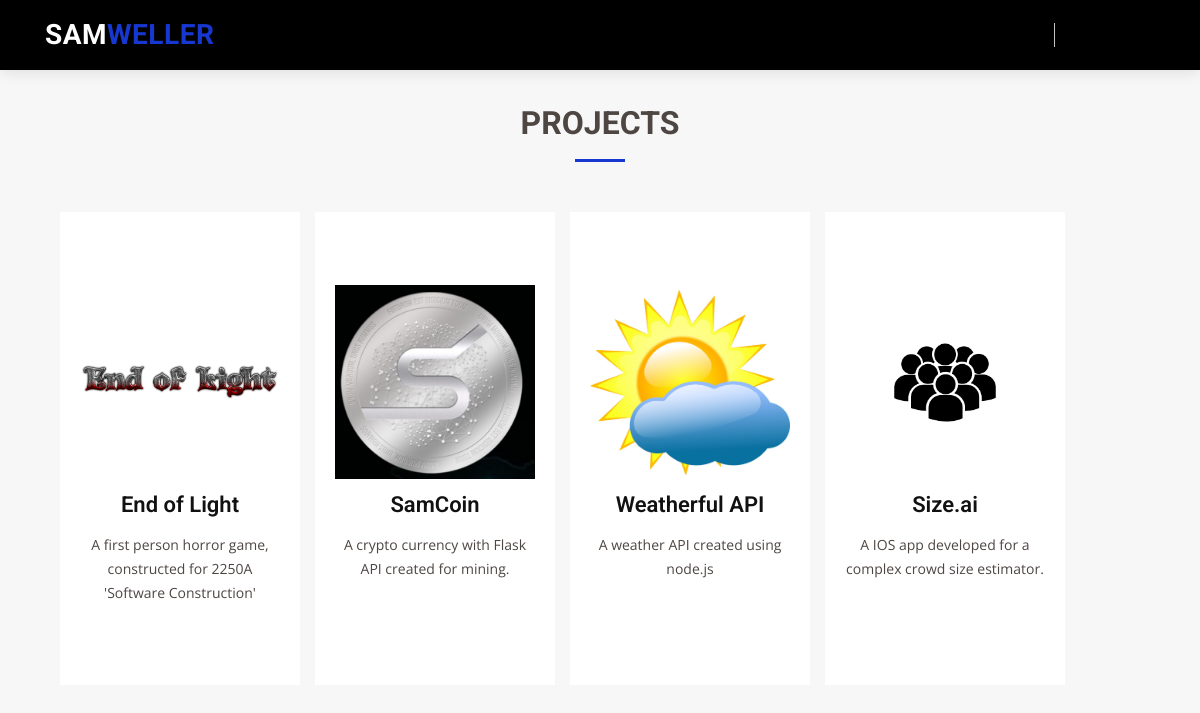
/projects/, run on the app's committed database.
### index/models.py (models this page shows, shortened)
class project(models.Model):
    name = models.CharField(max_length=100, blank = False)
    link = models.CharField(max_length=400, blank= False)
    descripton = models.TextField(max_length=800, blank= False)
    image = models.ImageField(upload_to='project/', blank = False)

### index/views.py (the view)
# urls.py: path('projects/', views.projects, name='project'),
def projects(request):
    projectData = project.objects.all()
    context = {
        'project': projectData
    }
    return render(request,'projects.html',context)

### templates/projects.html (shortened to what this page needs)
{% extends 'layouts.html' %}
{% block content %}
  <section id="Projects" class="services section-bg">
    <div class="section-title">
      <h2>Projects</strong></h2>
    </div>
    <div class="container" data-aos="fade-up" style ="margin-left: auto;
    margin-right: auto;">
    {% for row in project %}
        <div class="col-lg-4 col-md-6 d-flex align-items-stretch" data-aos="zoom-in" data-aos-delay="100">
          <div class="icon-box iconbox-blue">
            <img src="{{row.image.url}}" class="img-fill" style="   width: 200px; height: 200px; object-fit: contain;" alt="">
            <h4><a href="{{row.link}}" target="_blank">{{row.name}}</a></h4>
            <p>{{row.descripton}}</p>
          </div>
    {% endfor %}
  </div>
    </div>
  </section>
{% endblock %}

### templates/layouts.html (shortened to what this page needs)
{% load static %}
<!DOCTYPE html>
<html lang="en">
<head>
  <link href="{% static 'vendor/bootstrap/css/bootstrap.min.css' %}" rel="stylesheet">
  <link href="{% static 'vendor/icofont/icofont.min.css' %}" rel="stylesheet">
  <link href="{% static 'vendor/boxicons/css/boxicons.min.css' %}" rel="stylesheet">
  <link href="{% static 'vendor/animate.css/animate.min.css' %}" rel="stylesheet">
  <link href="{% static 'vendor/venobox/venobox.css' %}" rel="stylesheet">
  <link href="{% static 'vendor/owl.carousel/assets/owl.carousel.min.css' %}" rel="stylesheet">
  <link href="{% static 'vendor/aos/aos.css' %}" rel="stylesheet">
  <link href="{% static 'vendor/remixicon/remixicon.css' %}" rel="stylesheet">
  <link rel="stylesheet" href="{% static 'css/style.css' %}">
</head>
<body>
  <header id="header" class="fixed-top">
    <div class="container d-flex align-items-center">
      <h1 class="logo mr-auto"><a href="{% url 'home' %}"><span>Sam</span>Weller</a></h1>
      <nav class="nav-menu d-none d-lg-block">
        <ul>
          <li class="drop-down"><a href="#"></a>
          </li>
        </ul>
      </nav>
      <div class="header-social-links">
        <a href="https://www.facebook.com/profile.php?id=100009392679657" target="_blank" class="facebook"><i class="icofont-facebook"></i></a>
        <a href="https://www.linkedin.com/in/samuelweller2000/" target="_blank" class="linkedin"><i class="icofont-linkedin"></i></i></a>
        <a href="https://github.com/samweller24" target="_blank" class="github"><i class="icofont-github"></i></a>
        <a href="https://twitter.com/SamSocial1" target="_blank" class="twitter"><i class="icofont-twitter"></i></i></a>
      </div>
    </div>
  </header>
  <main id="main">
    {% block content %}
    {% endblock %}
  </main>
</body>
</html>

### static/css/style.css (style rules this page uses)
body { font-family: "Open Sans", sans-serif; color: #4d4643; }
a { color: rgb(22, 56, 209); }
h1, h2, h3, h4, h5, h6 { font-family: "Roboto", sans-serif; }
#header { background: rgb(0, 0, 0); transition: all 0.5s; z-index: 997; padding: 15px 0; box-shadow: 0px 2px 15px rgba(0, 0, 0, 0.1); }
#header .logo { font-size: 28px; margin: 0; padding: 0; line-height: 1; font-weight: 700; letter-spacing: 0.5px; text-transform: uppercase; }
#header .logo a { color: rgb(22, 56, 209); }
#header .logo a span { color: #ffffff; }
.nav-menu ul { margin: 0; padding: 0; list-style: none; }
.nav-menu > ul { display: flex; }
.nav-menu > ul > li { position: relative; white-space: nowrap; padding: 10px 0 10px 28px; }
.nav-menu a { display: block; position: relative; color: rgb(22, 56, 209); transition: 0.3s; font-size: 13px; text-transform: uppercase; font-weight: 600; font-family: "Roboto", sans-serif; }
.nav-menu .drop-down > a:after { content: "\ea99"; font-family: IcoFont; padding-left: 5px; }
.mobile-nav { position: fixed; top: 55px; right: 15px; bottom: 15px; left: 15px; z-index: 9999; overflow-y: auto; background: #fff; transition: ease-in-out 0.2s; opacity: 0; visibility: hidden; border-radius: 10px; padding: 10px 0; }
.mobile-nav * { margin: 0; padding: 0; list-style: none; }
.mobile-nav a { display: block; position: relative; color: #111; padding: 10px 20px; font-weight: 500; outline: none; }
.mobile-nav .drop-down > a:after { content: "\ea99"; font-family: IcoFont; padding-left: 10px; position: absolute; right: 15px; }
.mobile-nav .drop-down > a { padding-right: 35px; }
.header-social-links { padding-left: 14px; margin-left: 20px; border-left: 1px solid #c4c4c4; }
.header-social-links a { color: #a0a0a0; padding-left: 6px; display: inline-block; line-height: 1px; transition: 0.3s; }
section { padding: 60px 0; overflow: hidden; }
.section-bg { background-color: #f7f7f7; }
.section-title { text-align: center; padding-bottom: 30px; }
.section-title h2 { font-size: 32px; font-weight: bold; text-transform: uppercase; margin-bottom: 20px; padding-bottom: 20px; padding-top: 20px; position: relative; }
.section-title h2::after { content: ''; position: absolute; display: block; width: 50px; height: 3px; background: rgb(22, 56, 209); bottom: 0; left: calc(50% - 25px); }
.services .icon-box { text-align: center; padding: 70px 20px 80px 20px; transition: all ease-in-out 0.3s; background: #fff; }
.services .icon-box h4 { font-weight: 600; margin: 10px 0 15px 0; font-size: 22px; }
.services .icon-box h4 a { color: #111; transition: ease-in-out 0.3s; }
.services .icon-box p { line-height: 24px; font-size: 14px; margin-bottom: 0; }

### data on the page
project: image (picture), name "End of Light", descripton "A first person horror game, constructed for 2250A 'Software Construction'"
project: image (picture), name "SamCoin", descripton "A crypto currency with Flask API created for mining."
project: image (picture), name "Weatherful API", descripton "A weather API created using node.js"
project: image (picture), name "Size.ai", descripton "A IOS app developed for a complex crowd size estimator."
